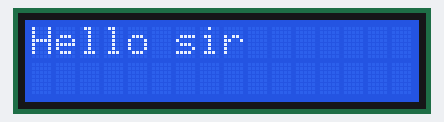
Bench run of a sketch on a simulated Arduino Uno, built with avr-gcc and run on an emulated ATmega328P. On the bench: 16×2 character LCD.

Above: at 0.1 s.
At 2.1 s:
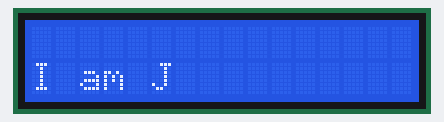

Measured:
- what the display in image 1 shows lasts 3.0 s, from 2.1 s to 5.1 s

The sketch:

LCD_interface.ino
```cpp
# include <LiquidCrystal.h>

LiquidCrystal lcd(13,12,11,10,9,8);
void setup() {
  // put your setup code here, to run once:
/*
LCD Interface - It is mainly used as a serial monitor.
-->It takes 8-bit data(D0-D3 in ground, others are connected to arduino).
-->It has 11 lines(8 for data and 3 for control)
-->Control lines are-
    1. EN(Enable) - It tells that you are sending the data.
    2. RS(Register Select) - When RS is low, data is treated as a command and When RS is High, data is treated as a text.
    3. R/W(Read/Write) - When RW is low, the data written to the LCD and When RW is high, the data readind to the LCD.
-->Power Supply(VSS/GND - Ground, VDD/VCC - Power supply, VEE/V0 - connect to Potentiometer)
*/

lcd.begin(16,2); // type of lcd like 16*2,20*4 etc
lcd.clear(); // previous data will clear
}

void loop() {
  // put your main code here, to run repeatedly:

lcd.setCursor(0,0);  // Starting point of LCD(Coloumn*row)
lcd.print("Hello sir"); // It will print in LCD
delay(2000);
lcd.clear();
lcd.setCursor(0,1);
lcd.print("I am J");
delay(3000);
lcd.clear();
}
```
